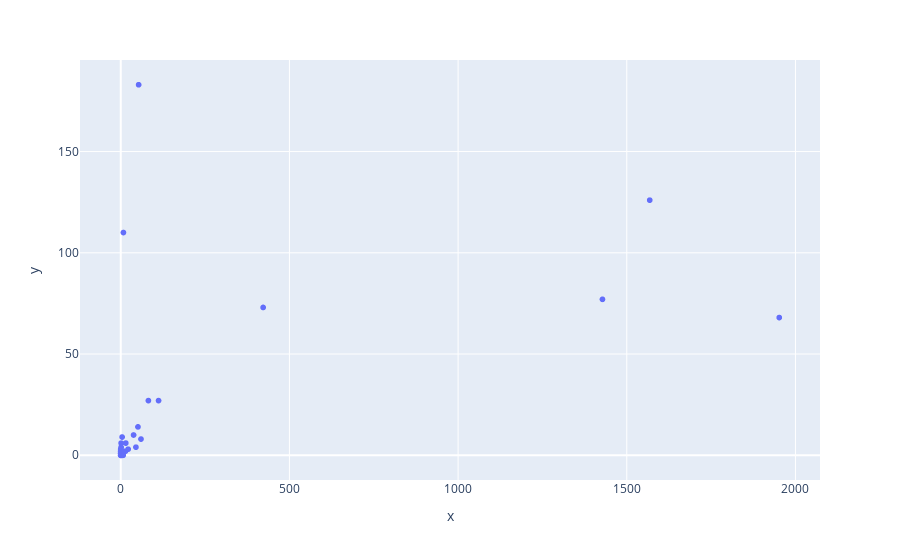

The cell this chart's notebook holds for it:
### Code cell
import plotly.express as px
fig = px.scatter(x=data['helpful_yes'], y=data['helpful_no'])
fig.show()

### Figure 1 — Plotly figure (JSON) as saved in the notebook; plotly's stock layout.template omitted (floating-point values rounded to 4 significant figures; data arrays with more than 128 entries replaced by an {"elided": "..."} marker saying what was removed)
{"data": [{"hovertemplate": "x=%{x}<br>y=%{y}<extra></extra>", "legendgroup": "", "marker": {"color": "#636efa", "symbol": "circle"}, "mode": "markers", "name": "", "showlegend": false, "type": "scattergl", "x": {"elided": "4915 int values"}, "xaxis": "x", "y": {"elided": "4915 int values"}, "yaxis": "y"}], "layout": {"legend": {"tracegroupgap": 0}, "margin": {"t": 60}, "xaxis": {"anchor": "y", "domain": [0, 1], "title": {"text": "x"}}, "yaxis": {"anchor": "x", "domain": [0, 1], "title": {"text": "y"}}}}
